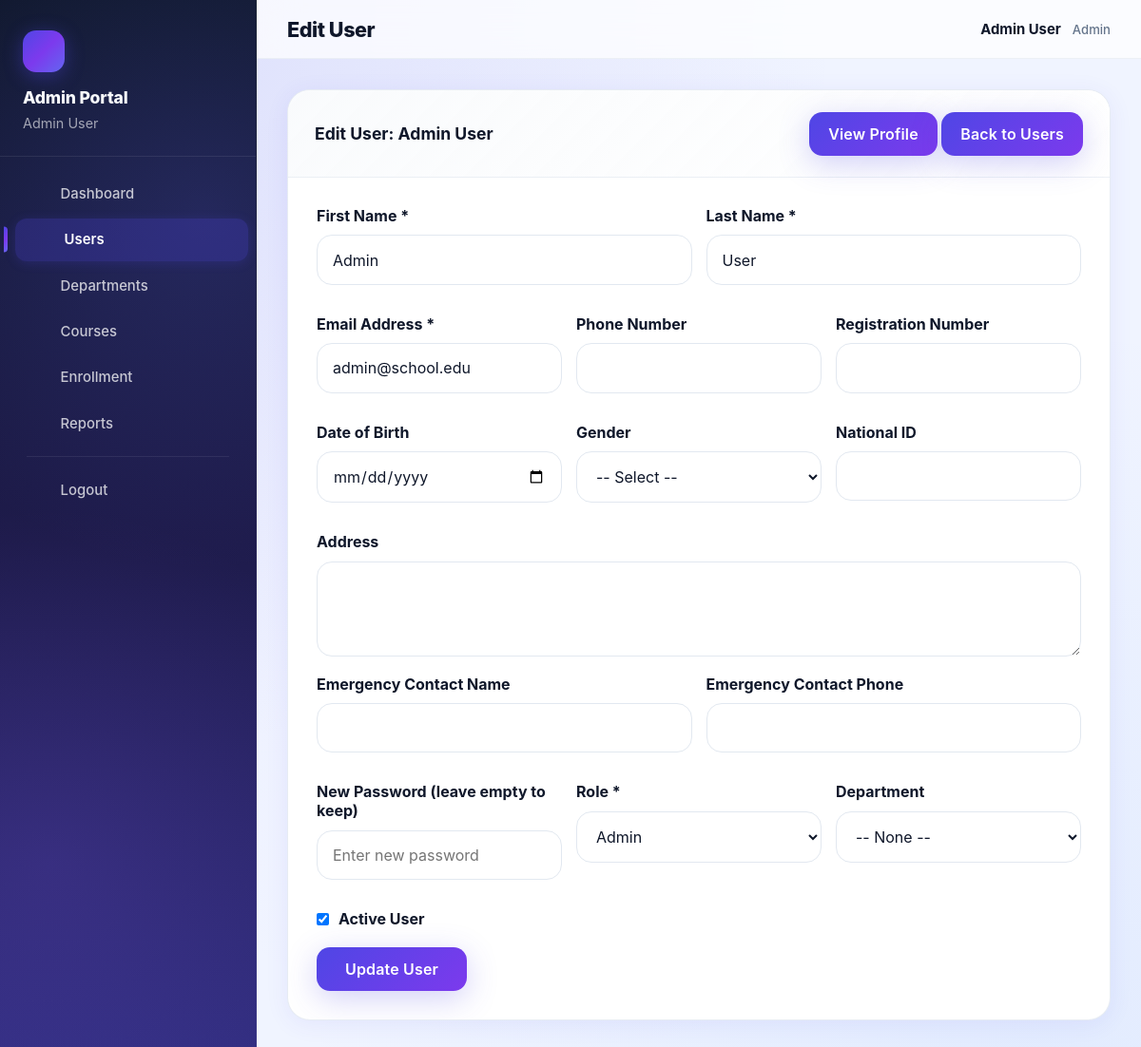
The page /admin/edit-user.php?id=1 (signed in) on the database its author committed.
### tables this page shows
CREATE TABLE users (
    id INT AUTO_INCREMENT PRIMARY KEY,
    email VARCHAR(100) NOT NULL UNIQUE,
    password_hash VARCHAR(255) NOT NULL,
    first_name VARCHAR(50) NOT NULL,
    last_name VARCHAR(50) NOT NULL,
    phone VARCHAR(20),
    department_id INT DEFAULT NULL,
    role_id INT NOT NULL,
    is_active TINYINT(1) DEFAULT 1,
    created_at TIMESTAMP DEFAULT CURRENT_TIMESTAMP,
    updated_at TIMESTAMP DEFAULT CURRENT_TIMESTAMP ON UPDATE CURRENT_TIMESTAMP,
    FOREIGN KEY (role_id) REFERENCES roles(id) ON DELETE RESTRICT
);

CREATE TABLE roles (
    id INT AUTO_INCREMENT PRIMARY KEY,
    name VARCHAR(50) NOT NULL UNIQUE,
    description TEXT,
    created_at TIMESTAMP DEFAULT CURRENT_TIMESTAMP
);

### admin/edit-user.php (the view, shortened to what this page needs)
<?php
require_once '../includes/config.php';
$conn = getDBConnection();
$user = null;
if (isset($_GET['id'])) {
    $userId = intval($_GET['id']);
    $stmt = $conn->prepare("SELECT u.*, d.name as dept_name FROM users u LEFT JOIN departments d ON u.department_id = d.id WHERE u.id = ?");
    $stmt->bind_param("i", $userId);
    $stmt->execute();
    $user = $stmt->get_result()->fetch_assoc();
}
$roles = $conn->query("SELECT * FROM roles ORDER BY id");
?>
<!DOCTYPE html>
<html lang="en">
<head>
    <link rel="stylesheet" href="../assets/css/style.css">
</head>
<body>
    <div class="dashboard-container">
        <main class="main-content">
            <nav class="top-nav">
                <h1>Edit User</h1>
                <div class="user-info">
                    <div class="user-name"><?php echo htmlspecialchars($_SESSION['first_name'] . ' ' . $_SESSION['last_name']); ?></div>
                    <div class="user-role"><?php echo ucfirst(getPortalMode()); ?></div>
                </div>
            </nav>
            <div class="page-content">
                <div class="card">
                    <div class="card-header">
                        <h3> Edit User: <?php echo htmlspecialchars($user['first_name'] . ' ' . $user['last_name']); ?></h3>
                        <div>
                            <a href="view-user.php?id=<?php echo $userId; ?>" class="btn btn-primary" style="padding: 8px 20px;"> View Profile</a>
                            <a href="users.php" class="btn btn-primary" style="padding: 8px 20px;"> Back to Users</a>
                        </div>
                    </div>
                    <div style="padding: 30px;">
                        <form method="POST" action="">
                            <div style="display: grid; grid-template-columns: 1fr 1fr; gap: 15px; margin-bottom: 15px;">
                                <div class="form-group">
                                    <label>First Name *</label>
                                    <input type="text" name="first_name" class="form-control" required value="<?php echo htmlspecialchars($user['first_name']); ?>">
                                </div>
                                <div class="form-group">
                                    <label>Last Name *</label>
                                    <input type="text" name="last_name" class="form-control" required value="<?php echo htmlspecialchars($user['last_name']); ?>">
                                </div>
                            </div>
                            <div style="display: grid; grid-template-columns: 1fr 1fr 1fr; gap: 15px; margin-bottom: 15px;">
                                <div class="form-group">
                                    <label>Email Address *</label>
                                    <input type="email" name="email" class="form-control" required value="<?php echo htmlspecialchars($user['email']); ?>">
                                </div>
                                <div class="form-group">
                                    <label>Phone Number</label>
                                    <input type="tel" name="phone" class="form-control" value="<?php echo htmlspecialchars($user['phone'] ?? ''); ?>">
                                </div>
                                <div class="form-group">
                                    <label>Registration Number</label>
                                    <input type="text" name="reg_number" class="form-control" value="<?php echo htmlspecialchars($user['reg_number'] ?? ''); ?>">
                                </div>
                            </div>
                            <div style="display: grid; grid-template-columns: 1fr 1fr 1fr; gap: 15px; margin-bottom: 15px;">
                                <div class="form-group">
                                    <label>Date of Birth</label>
                                    <input type="date" name="date_of_birth" class="form-control" value="<?php echo htmlspecialchars($user['date_of_birth'] ?? ''); ?>">
                                </div>
                                <div class="form-group">
                                    <label>Gender</label>
                                    <select name="gender" class="form-control">
                                        <option value="">-- Select --</option>
                                    </select>
                                </div>
                                <div class="form-group">
                                    <label>National ID</label>
                                    <input type="text" name="national_id" class="form-control" value="<?php echo htmlspecialchars($user['national_id'] ?? ''); ?>">
                                </div>
                            </div>
                            <div class="form-group" style="margin-bottom: 15px;">
                                <label>Address</label>
                                <textarea name="address" class="form-control" rows="2"><?php echo htmlspecialchars($user['address'] ?? ''); ?></textarea>
                            </div>
                            <div style="display: grid; grid-template-columns: 1fr 1fr; gap: 15px; margin-bottom: 15px;">
                                <div class="form-group">
                                    <label>Emergency Contact Name</label>
                                    <input type="text" name="emergency_contact_name" class="form-control" value="<?php echo htmlspecialchars($user['emergency_contact_name'] ?? ''); ?>">
                                </div>
                                <div class="form-group">
                                    <label>Emergency Contact Phone</label>
                                    <input type="tel" name="emergency_contact" class="form-control" value="<?php echo htmlspecialchars($user['emergency_contact'] ?? ''); ?>">
                                </div>
                            </div>
                            <div style="display: grid; grid-template-columns: 1fr 1fr 1fr; gap: 15px; margin-bottom: 15px;">
                                <div class="form-group">
                                    <label>New Password (leave empty to keep)</label>
                                    <input type="password" name="password" class="form-control" minlength="8" placeholder="Enter new password">
                                </div>
                                <div class="form-group">
                                    <label>Role *</label>
                                    <select name="role_id" class="form-control" required>
                                        <?php $roles->data_seek(0); while ($role = $roles->fetch_assoc()): ?>
                                            <option value="<?php echo $role['id']; ?>" <?php echo ($role['id'] == $user['role_id']) ? 'selected' : ''; ?>>
                                                <?php echo htmlspecialchars(ucfirst($role['name'])); ?>
                                            </option>
                                        <?php endwhile; ?>
                                    </select>
                                </div>
                                <div class="form-group">
                                    <label>Department</label>
                                    <select name="department_id" class="form-control">
                                        <option value="0">-- None --</option>
                                    </select>
                                </div>
                            </div>
                            <div class="form-group" style="margin-bottom: 20px;">
                                <label style="display: flex; align-items: center; gap: 10px;">
                                    <input type="checkbox" name="is_active" <?php echo $user['is_active'] ? 'checked' : ''; ?>>
                                    <strong>Active User</strong>
                                </label>
                            </div>
                            <button type="submit" class="btn btn-primary" style="padding: 12px 30px;"> Update User</button>
                        </form>
                    </div>
                </div>
            </div>
        </main>
    </div>
</body>
</html>

### assets/css/style.css (style rules this page uses)
:root { --bg-100: #f0f4ff; --bg-200: #e0e7ff; --bg-300: #e2e8f0; --surface: #ffffff; --surface-soft: #f8fafc; --surface-strong: #eff6ff; --text-base: #0f172a; --text-muted: #475569; --brand-primary: #4f46e5; --brand-primary-dark: #4338ca; --brand-secondary: #6366f1; --brand-accent: #22c55e; --border: #e2e8f0; --shadow-sm: 0 1px 3px rgba(15,23,42,0.06); --shadow-soft: 0 22px 70px rgba(15,23,42,0.1); --shadow-card: 0 4px 24px rgba(79,70,229,0.08); --shadow-hover: 0 12px 40px rgba(79,70,229,0.16); --glass-bg: rgba(255,255,255,0.72); --glass-border: rgba(255,255,255,0.4); --gradient-primary: linear-gradient(135deg, #4f46e5, #7c3aed, #6366f1); --gradient-warm: linear-gradient(135deg, #f59e0b, #ef4444); --gradient-cool: linear-gradient(135deg, #06b6d4, #3b82f6); --gradient-success: linear-gradient(135deg, #22c55e, #059669); --gradient-purple: linear-gradient(135deg, #8b5cf6, #a855f7); --gradient-pink: linear-gradient(135deg, #ec4899, #f43f5e); --gradient-sidebar: linear-gradient(180deg, #0f172a 0%, #1e1b4b 50%, #312e81 100%); --radius-sm: 12px; --radius-md: 18px; --radius-lg: 24px; --radius-xl: 32px; --transition-fast: 0.2s cubic-bezier(0.4, 0, 0.2, 1); --transition-med: 0.35s cubic-bezier(0.4, 0, 0.2, 1); }
*, *::before, *::after { margin: 0; padding: 0; box-sizing: border-box; }
html { font-size: 16px; scroll-behavior: smooth; }
body { font-family: 'Inter', 'Segoe UI', system-ui, -apple-system, sans-serif; background: var(--bg-100); background-image: radial-gradient(ellipse at 10% 0%, rgba(79,70,229,0.12) 0%, transparent 50%), radial-gradient(ellipse at 90% 100%, rgba(59,130,246,0.08) 0%, transparent 50%), radial-gradient(ellipse at 50% 50%, rgba(139,92,246,0.04) 0%, transparent 70%); background-attachment: fixed; color: var(--text-base); min-height: 100vh; -webkit-font-smoothing: antialiased; -moz-osx-font-smoothing: grayscale; }
button, input, select, textarea { font: inherit; }
a { color: var(--brand-primary); text-decoration: none; transition: color var(--transition-fast); }
.form-group { margin-bottom: 1rem; }
.form-group label { display: block; margin-bottom: 0.65rem; font-weight: 700; color: var(--text-base); }
.form-control, input[type="email"], input[type="password"], input[type="text"], select, textarea { width: 100%; padding: 0.95rem 1rem; border-radius: 16px; border: 1.5px solid var(--border); background: var(--surface); color: var(--text-base); transition: border-color var(--transition-med), box-shadow var(--transition-med), transform var(--transition-fast); }
textarea { min-height: 100px; resize: vertical; }
.btn { display: inline-flex; align-items: center; justify-content: center; gap: 0.5rem; padding: 0.85rem 1.5rem; border-radius: 14px; font-weight: 600; border: none; cursor: pointer; transition: all var(--transition-med); min-height: 46px; position: relative; overflow: hidden; letter-spacing: 0.01em; }
.btn-primary { background: var(--gradient-primary); background-size: 200% 200%; color: white; box-shadow: 0 8px 32px rgba(79,70,229,0.25); animation: gradient-shift 3s ease infinite; }
.card { background: var(--surface); border-radius: var(--radius-lg); box-shadow: var(--shadow-card); overflow: hidden; margin-bottom: 1.75rem; border: 1px solid rgba(226,232,240,0.8); transition: all var(--transition-med); position: relative; }
.card-header { padding: 1.4rem 1.75rem; border-bottom: 1px solid rgba(226,232,240,0.6); display: flex; justify-content: space-between; align-items: center; gap: 1rem; background: linear-gradient(135deg, rgba(248,250,252,0.8), rgba(255,255,255,0.9)); }
.card-header h3 { font-size: 1.1rem; color: var(--text-base); font-weight: 700; display: flex; align-items: center; gap: 0.6rem; }
.dashboard-container { display: flex; min-height: 100vh; }
.main-content { flex: 1; margin-left: 270px; min-height: 100vh; display: flex; flex-direction: column; }
.top-nav { background: var(--glass-bg); backdrop-filter: blur(20px); padding: 1.1rem 2rem; border-bottom: 1px solid rgba(226,232,240,0.6); display: flex; justify-content: space-between; align-items: center; gap: 1rem; position: sticky; top: 0; z-index: 50; }
.top-nav h1 { font-size: 1.35rem; color: var(--text-base); font-weight: 800; letter-spacing: -0.02em; }
.user-info { text-align: right; display: flex; align-items: center; gap: 0.75rem; }
.user-name { display: block; font-weight: 700; color: var(--text-base); font-size: 0.93rem; }
.user-role { font-size: 0.82rem; color: #64748b; font-weight: 500; }
.page-content { padding: 2rem; width: 100%; }

### rows shown on the page
users: first_name+last_name "Admin User", first_name "Admin", last_name "User", email "admin@school.edu", role_id "Admin", is_active "☑"

### other values the page prints
$portalLabel "Admin Portal"
$_SESSION['first_name'] . ' ' . $_SESSION['last_name'] "Admin User"
$item[1] "Dashboard"
$item[1] "Users"
$item[1] "Departments"
$item[1] "Courses"
$item[1] "Enrollment"
$item[1] "Reports"
getPortalMode() "Admin"
